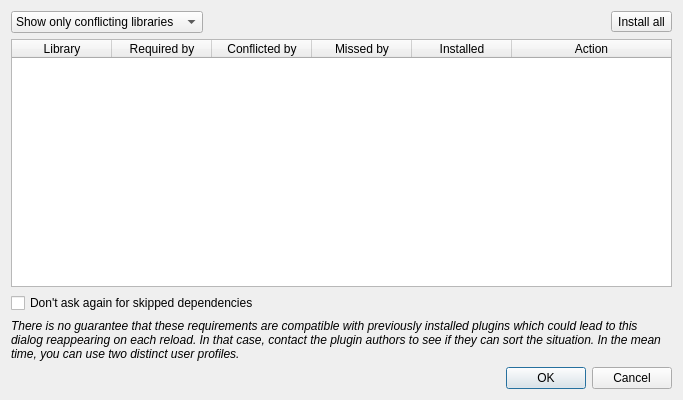
<?xml version="1.0" encoding="UTF-8"?>
<ui version="4.0">
 <class>Dialog</class>
 <widget class="QDialog" name="Dialog">
  <property name="geometry">
   <rect>
    <x>0</x>
    <y>0</y>
    <width>683</width>
    <height>400</height>
   </rect>
  </property>
  <property name="minimumSize">
   <size>
    <width>500</width>
    <height>300</height>
   </size>
  </property>
  <property name="windowTitle">
   <string>QPIP - Python dependency manager</string>
  </property>
  <layout class="QVBoxLayout" name="verticalLayout">
   <item>
    <layout class="QHBoxLayout" name="horizontalLayout">
     <item>
      <widget class="QComboBox" name="comboBox">
       <item>
        <property name="text">
         <string>Show only conflicting libraries</string>
        </property>
       </item>
       <item>
        <property name="text">
         <string>Show required libraries</string>
        </property>
       </item>
       <item>
        <property name="text">
         <string>Show all libraries</string>
        </property>
       </item>
      </widget>
     </item>
     <item>
      <spacer name="horizontalSpacer">
       <property name="orientation">
        <enum>Qt::Horizontal</enum>
       </property>
       <property name="sizeHint" stdset="0">
        <size>
         <width>40</width>
         <height>20</height>
        </size>
       </property>
      </spacer>
     </item>
     <item>
      <widget class="QToolButton" name="toolButton">
       <property name="text">
        <string>Install all</string>
       </property>
      </widget>
     </item>
    </layout>
   </item>
   <item>
    <widget class="QTableWidget" name="tableWidget">
     <property name="textElideMode">
      <enum>Qt::ElideMiddle</enum>
     </property>
     <property name="wordWrap">
      <bool>false</bool>
     </property>
     <attribute name="horizontalHeaderStretchLastSection">
      <bool>true</bool>
     </attribute>
     <column>
      <property name="text">
       <string>Library</string>
      </property>
     </column>
     <column>
      <property name="text">
       <string>Required by</string>
      </property>
     </column>
     <column>
      <property name="text">
       <string>Conflicted by</string>
      </property>
     </column>
     <column>
      <property name="text">
       <string>Missed by</string>
      </property>
     </column>
     <column>
      <property name="text">
       <string>Installed</string>
      </property>
     </column>
     <column>
      <property name="text">
       <string>Action</string>
      </property>
     </column>
    </widget>
   </item>
   <item>
    <widget class="QCheckBox" name="dontAskAgainCheckbox">
     <property name="text">
      <string>Don't ask again for skipped dependencies</string>
     </property>
    </widget>
   </item>
   <item>
    <widget class="QLabel" name="label_2">
     <property name="styleSheet">
      <string notr="true">font-style: italic</string>
     </property>
     <property name="text">
      <string>&lt;html&gt;&lt;head/&gt;&lt;body&gt;&lt;p&gt;There is no guarantee that these requirements are compatible with previously installed plugins which could lead to this dialog reappearing on each reload. In that case, contact the plugin authors to see if they can sort the situation. In the mean time, you can use two distinct user profiles.&lt;/p&gt;&lt;/body&gt;&lt;/html&gt;</string>
     </property>
     <property name="wordWrap">
      <bool>true</bool>
     </property>
    </widget>
   </item>
   <item>
    <widget class="QDialogButtonBox" name="buttonBox">
     <property name="orientation">
      <enum>Qt::Horizontal</enum>
     </property>
     <property name="standardButtons">
      <set>QDialogButtonBox::Cancel|QDialogButtonBox::Ok</set>
     </property>
    </widget>
   </item>
  </layout>
 </widget>
 <resources/>
 <connections>
  <connection>
   <sender>buttonBox</sender>
   <signal>accepted()</signal>
   <receiver>Dialog</receiver>
   <slot>accept()</slot>
   <hints>
    <hint type="sourcelabel">
     <x>248</x>
     <y>254</y>
    </hint>
    <hint type="destinationlabel">
     <x>157</x>
     <y>274</y>
    </hint>
   </hints>
  </connection>
  <connection>
   <sender>buttonBox</sender>
   <signal>rejected()</signal>
   <receiver>Dialog</receiver>
   <slot>reject()</slot>
   <hints>
    <hint type="sourcelabel">
     <x>316</x>
     <y>260</y>
    </hint>
    <hint type="destinationlabel">
     <x>286</x>
     <y>274</y>
    </hint>
   </hints>
  </connection>
 </connections>
</ui>
